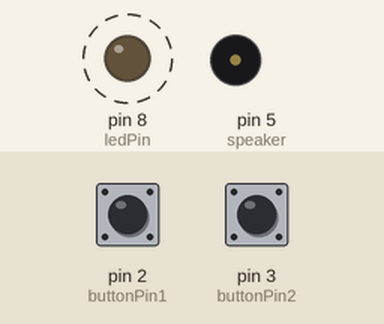
Recording of a sketch running on a simulated Arduino Uno, built with avr-gcc and run on an emulated ATmega328P. Shown: output pins drawn as LEDs (lit = HIGH), buzzer (waves = sounding). Dashed ring = blinking. The inputs (shaded band) are chosen by the test bench; at power-on: pin 2 (buttonPin1) LOW, pin 3 (buttonPin2) LOW.

Above: at 1.2 s.
1.3 s: pin 2 (buttonPin1) pulled HIGH for 0.15 s
At 2.8 s:
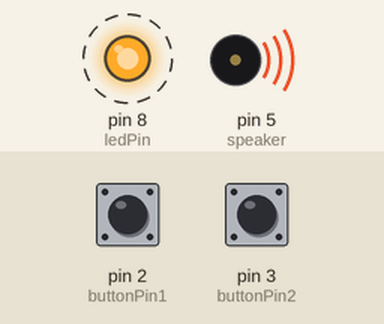
Timing chart, 0 to 10.4 s (numbered marks = the images above; inputs shaded):
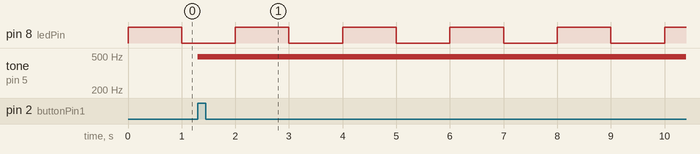

Measured:
- after the input at 1.3 s, tone on pin 5 (speaker): silent → 490 Hz at once
- by itself, pin 8 (ledPin): alternates HIGH for 1.0 s and LOW for 1.0 s

The sketch:

sketch13_05_interrupts_tone_up_down.ino
```cpp
/* 割り込みを使って音程を変化させる(チャタリング対策済み) */

#define DUL 50

const int buttonPin1 = 2; /* D2: 割り込み番号 0 */
const int buttonPin2 = 3; /* D3: 割り込み番号 1 */
const int speaker = 5;
const int ledPin = 8;

volatile int toneValue = 440;
volatile unsigned long tu1;
volatile unsigned long tu2;
volatile unsigned long td1;
volatile unsigned long td2;

void up() {
  tu2 = millis();
  if (tu2 - tu1 > DUL) {
    tu1 = tu2;
    if (toneValue < 950) {
      toneValue += 50;
      tone(speaker, toneValue);
    }
  }
}

void down() {
  td2 = millis();
  if (td2 - td1 > DUL) {
    td1 = td2;
    if (toneValue > 50) {
      toneValue -= 50;
      tone(speaker, toneValue);
    }
  }
}

void setup() {
  pinMode(ledPin, OUTPUT);
  pinMode(buttonPin1, INPUT);
  pinMode(buttonPin2, INPUT);

  tu1 = td1 = millis() ;
  attachInterrupt(0, up, RISING);
  attachInterrupt(1, down, RISING);
}

void loop() {
  digitalWrite(ledPin, HIGH);
  delay(1000);
  digitalWrite(ledPin, LOW);
  delay(1000);
}
```
